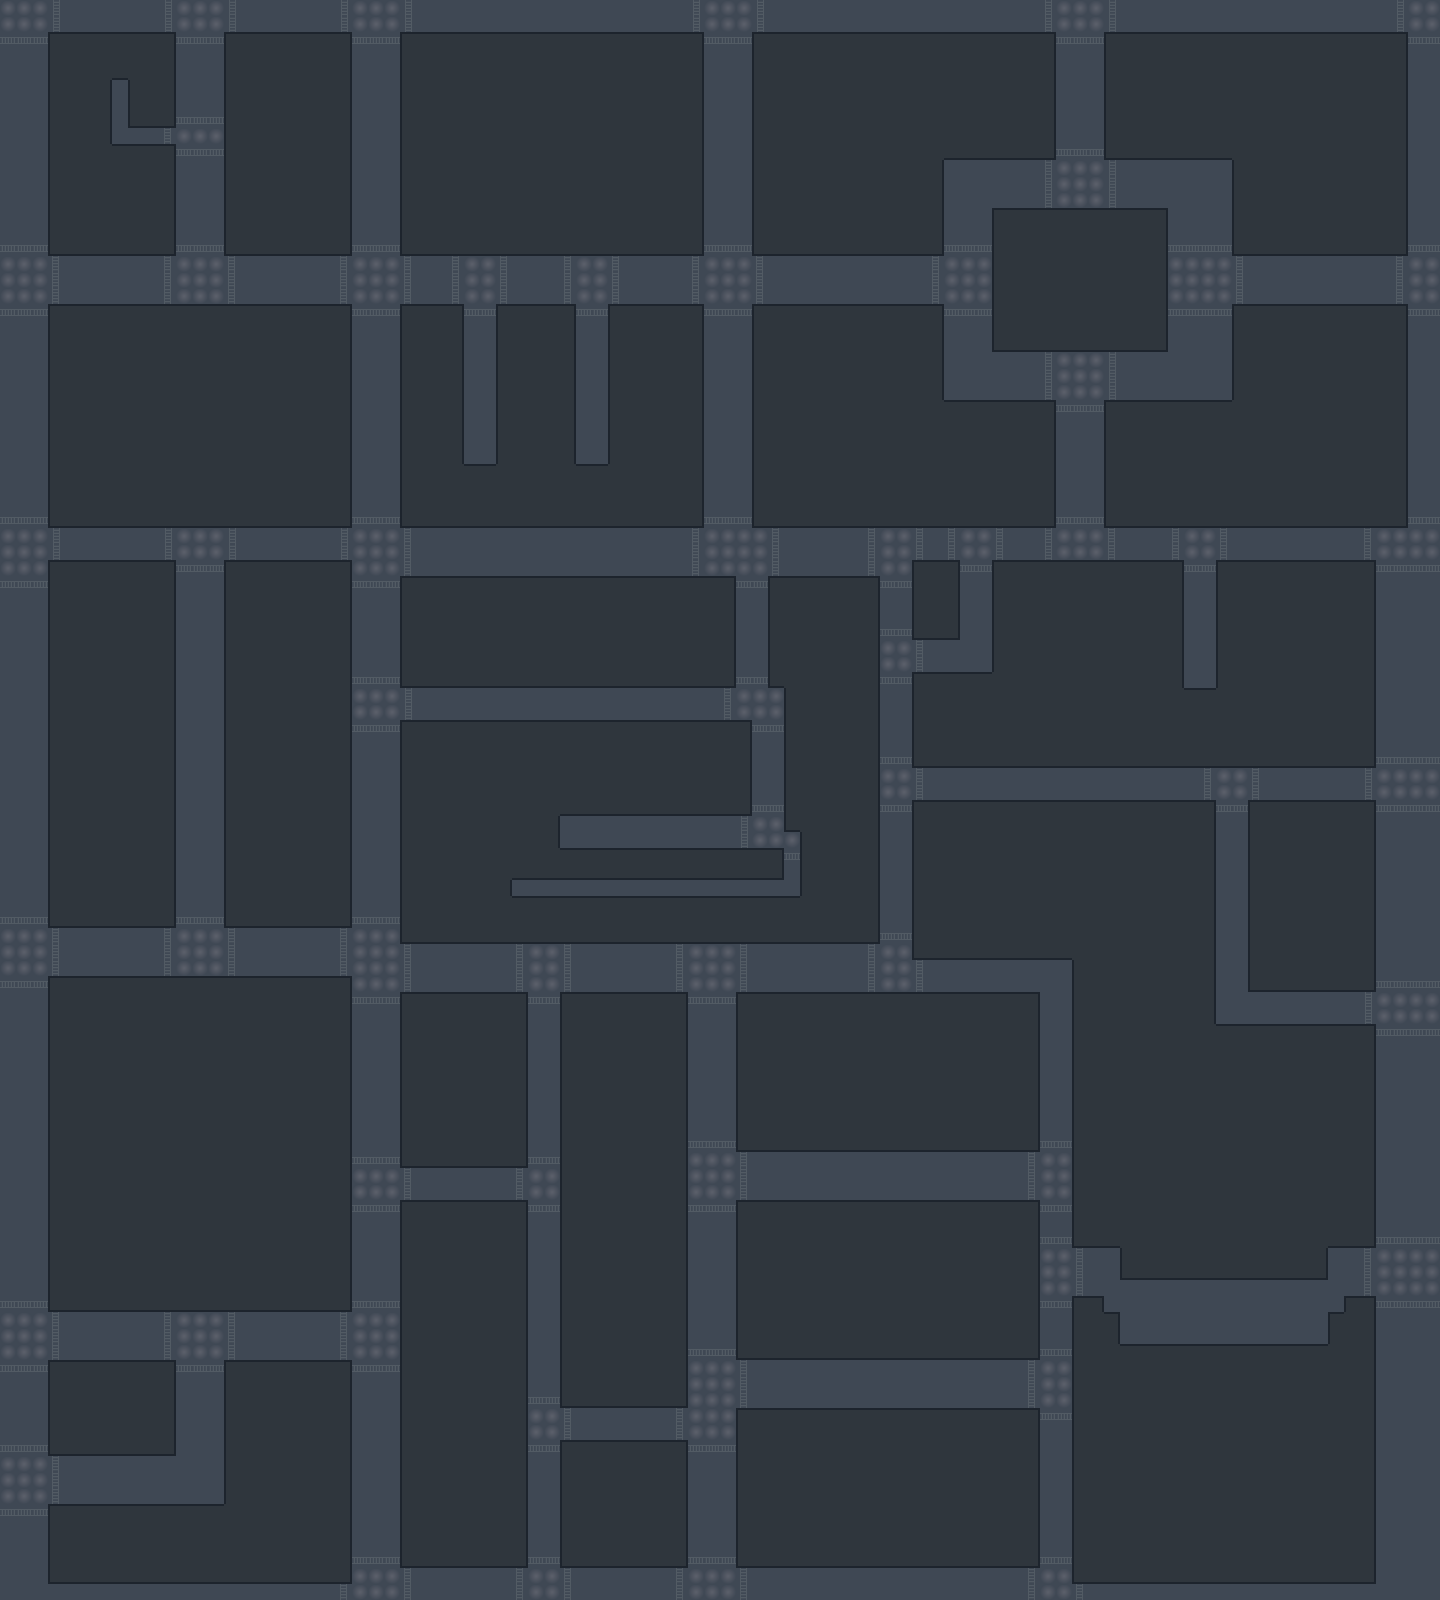

This is a level from a 2D game, rendered from its Tiled map with the project's own tilesets. A one-line summary and the map file follow, with tile-layer data summarised:
An orthogonal 90x100 tile map with 16x16 px tiles, 1 tile layer (Floor).

<map version="1.0" orientation="orthogonal" renderorder="right-down" width="90" height="100" tilewidth="16" tileheight="16" nextobjectid="1">
 <tileset firstgid="1" name="Basic_CS_Map" tilewidth="16" tileheight="16" tilecount="40">
  <image source="../assets/tilemaps/tiles/Basic_CS_Map.png" width="128" height="80" />
 </tileset>
 <layer name="Floor" width="90" height="100">
  <data>[9000 cells, 9000 non-empty, 14 distinct tile ids]</data>
 </layer>
</map>
